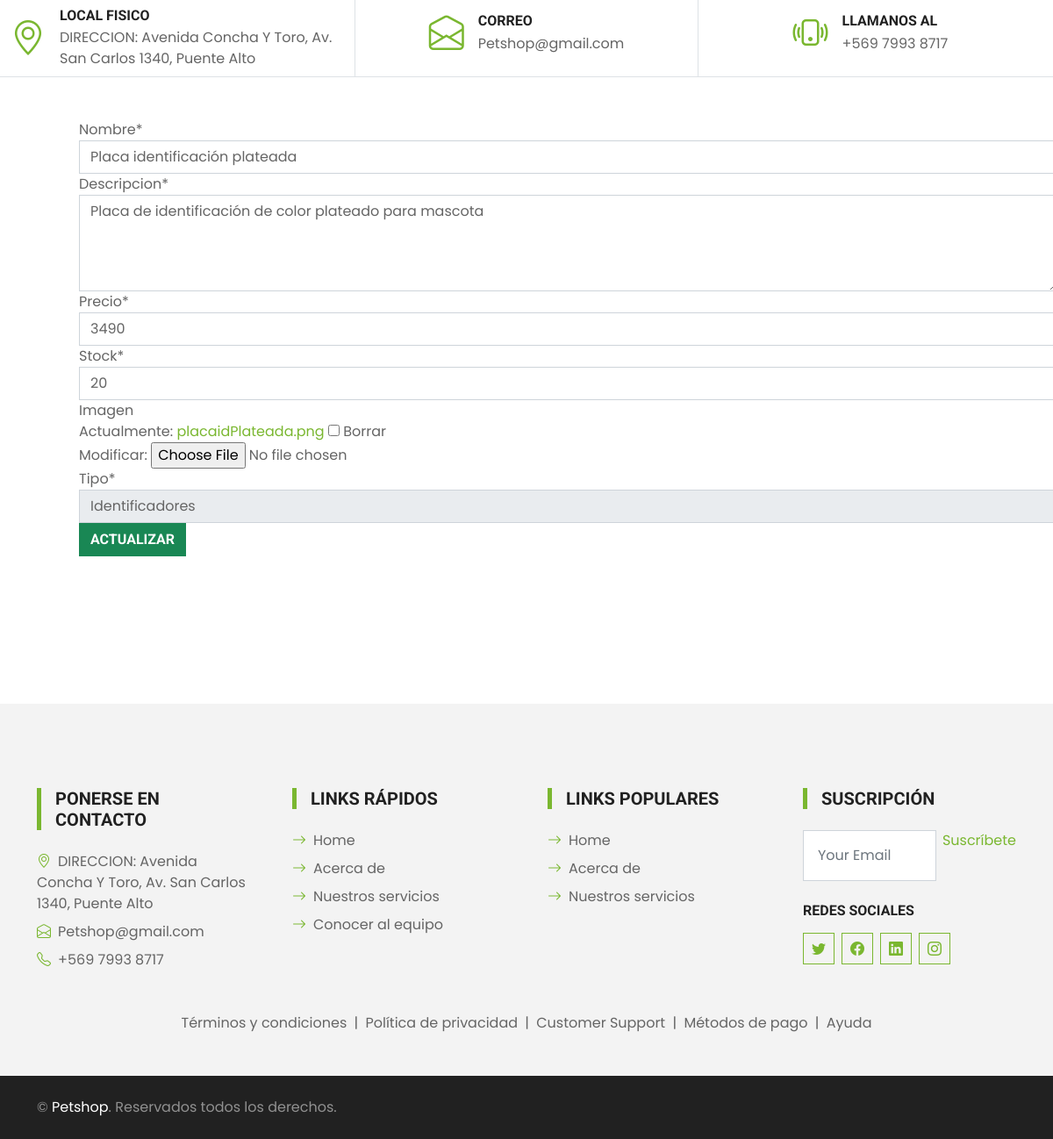
/update/24/, run on the app's committed database.
### core/models.py (models this page shows, shortened)
class Producto(models.Model):
  nombre      = models.CharField(max_length=30)
  descripcion = models.CharField(max_length=60)
  precio      = models.IntegerField()
  stock       = models.IntegerField()
  imagen      = models.ImageField(null=True,blank=True)
  tipo        = models.ForeignKey(TipoProducto, on_delete=models.CASCADE)

### core/views.py (the view)
# urls.py: path('update/<id>/', update, name="update"),
def update(request,id):
    producto = Producto.objects.get(id=id)
    data = {
        'form' : ProductoForm(instance=producto)
    }
    if request.method == 'POST':
        formulario = ProductoForm(data=request.POST, instance=producto, files=request.FILES)
        if formulario.is_valid():
            formulario.save()
            messages.success(request, "Producto modificado correctamente")
            data['form'] = formulario
    return render(request, 'core/updateProduct.html', data)

### core/forms.py
class ProductoForm(ModelForm):
    nombre      = forms.CharField(min_length=4,widget=forms.TextInput(attrs={"placeholder":"Ingrese Nombre"}))
    descripcion = forms.CharField(min_length=10,max_length=200,widget=forms.Textarea(attrs={"rows":4}))
    precio      = forms.IntegerField(min_value=0,widget=forms.NumberInput(attrs={"placeholder":"Ingrese Precio"}))
    stock       = forms.IntegerField(min_value=0,widget=forms.NumberInput(attrs={"placeholder":"Ingrese Stock"}))
    class Meta:
        model = Producto
        fields = '__all__'

### core/models.py (called while the page is built)
  def __str__(self):
    return self.nombreTipo

### core/templates/core/updateProduct.html (shortened to what this page needs)
{% extends 'core/base.html' %}
{% load static %}
{% load crispy_forms_tags %}
{% block contenido %}
<div class="container">
  <div class="row">
    <div class="col-12 m-5">
      <form action="" method="POST" enctype="multipart/form-data">
        <table>
          {{ form | crispy }}
        </table>
        <input type="submit" class="btn btn-success" value="Actualizar" />
      </form>
      <br /><br /><br />
    </div>
  </div>
</div>
{% endblock %}

### core/static/core/css/style.css (style rules this page uses)
:root { --primary: #7AB730; --secondary: #FFD33C; --light: #F3F3F3; --dark: #212121; }
.btn { font-family: 'Roboto', sans-serif; text-transform: uppercase; font-weight: 700; transition: .5s; }

### data on the page
Producto: nombre "Placa identificación plateada", descripcion "Placa de identificación de color plateado para mascota", precio "3490", stock "20", tipo "Identificadores"
